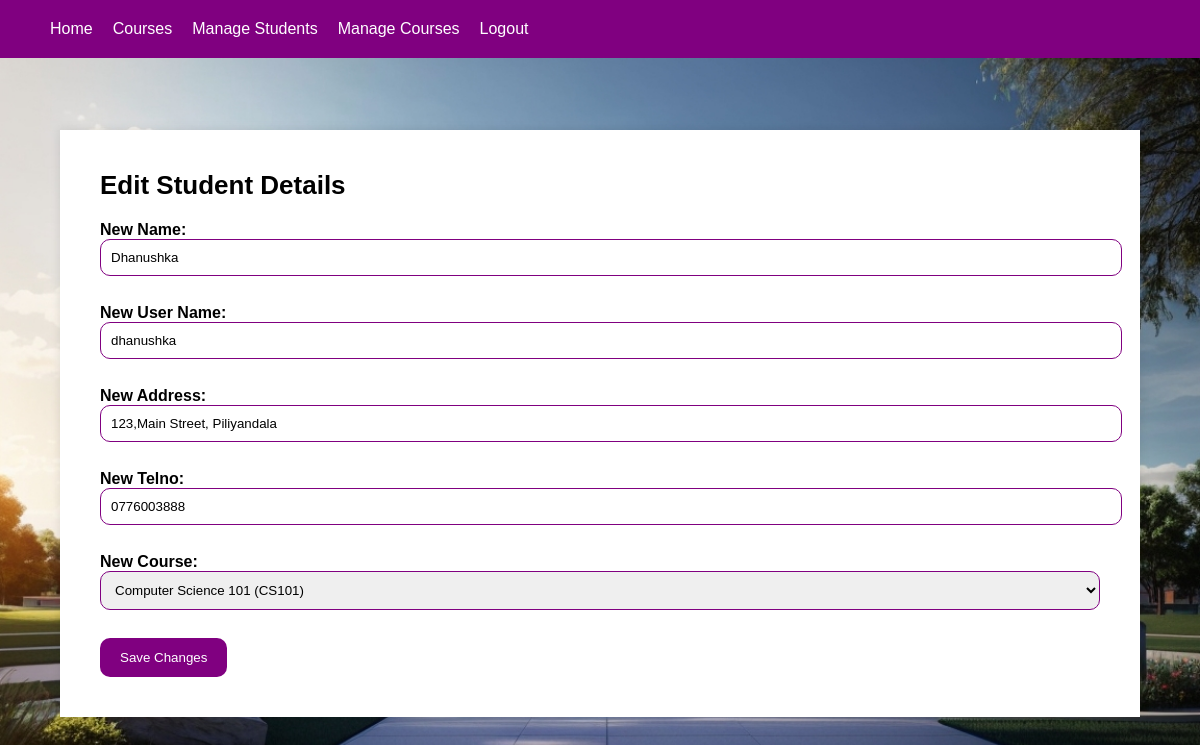
Page /edit_student.php?student_id=3 (signed in) on the committed database.
### tables this page shows
CREATE TABLE IF NOT EXISTS `students` (
  `student_id` int NOT NULL AUTO_INCREMENT,
  `student_nic` varchar(12) NOT NULL,
  `student_name` varchar(255) NOT NULL,
  `student_username` varchar(50) NOT NULL,
  `student_password` varchar(255) NOT NULL,
  `student_address` varchar(255) NOT NULL,
  `student_telno` varchar(15) NOT NULL,
  `course_id` int NOT NULL,
  `registration_date` timestamp NULL DEFAULT CURRENT_TIMESTAMP,
  PRIMARY KEY (`student_id`),
  UNIQUE KEY `student_username` (`student_username`),
  KEY `course_id` (`course_id`)
);

### edit_student.php (the view, shortened to what this page needs)
<?php
include('db_connection.php');
include('navbar.php');
$student_id = $_GET['student_id'] ?? null;
$errors = array();
$student = null;
if (!$student_id) {
    $errors['student_not_found'] = "Student ID not provided.";
} else {
    $query = "SELECT * FROM students WHERE student_id = '$student_id'";
    $result = mysqli_query($conn, $query);
    if (mysqli_num_rows($result) == 1) {
        $student = mysqli_fetch_assoc($result);
    } else {
        $errors['student_not_found'] = "Student not found.";
    }
}
?>
<!DOCTYPE html>
<html>
<head>
    <link rel="stylesheet" type="text/css" href="style.css">
</head>
<body>
<br><br><br><br>
    <div class="container">
        <h1>Edit Student Details</h1>
        <?php if (isset($errors['student_not_found'])) {
            echo '<p class="error">' . $errors['student_not_found'] . '</p>';
        } else { ?>
            <form method="post" action="<?php echo $_SERVER['PHP_SELF'] . "?student_id=$student_id"; ?>">
                <label for="new_name">New Name:</label>
                <input type="text" id="new_name" name="new_name" value="<?php echo $student['student_name']; ?>" required><br><br>
                <label for="new_username">New User Name:</label>
                <input type="text" id="new_username" name="new_username" value="<?php echo $student['student_username']; ?>" required><br><br>
                <label for="new_address">New Address:</label>
                <input type="text" id="new_address" name="new_address" value="<?php echo $student['student_address']; ?>" required><br><br>
                <label for="new_telno">New Telno:</label>
                <input type="text" id="new_telno" name="new_telno" value="<?php echo $student['student_telno']; ?>" required><br><br>
                <label for="new_course_id">New Course:</label>
                <select id="new_course_id" name="new_course_id" required>
                    <?php
                    $query = "SELECT * FROM courses";
                    $result = mysqli_query($conn, $query);
                    while ($row = mysqli_fetch_assoc($result)) {
                        $selected = ($row['course_id'] == $student['course_id']) ? 'selected' : '';
                        echo '<option value="' . $row['course_id'] . '" ' . $selected . '>' . $row['course_name'] . ' (' . $row['course_code'] . ')</option>';
                    }
                    ?>
                </select><br><br>
                <input type="submit" name="save_changes" value="Save Changes">
            </form>
        <?php } ?>
    </div>
</body>
</html>

### style.css (style rules this page uses)
body, h1, h2, p, ul, li { margin: 0; padding: 0; }
body { font-family: Arial, sans-serif; background-image: url('images/background.jpg'); background-repeat: no-repeat; background-size: cover; }
.container { max-width: 1000px; margin: 0 auto; padding: 40px; background-color: #fff; box-shadow: 0 0 10px rgba(0, 0, 0, 0.1); }
h1 { font-size: 26px; margin-bottom: 10px; }
form { margin-top: 20px; }
label { font-weight: bold; }
input[type="text"], input[type="password"], select { width: 100%; padding: 10px; margin-bottom: 10px; border: 1px solid purple; border-radius: 10px; }
input[type="submit"] { background-color: purple; color: #fff; padding: 12px 20px; border: none; border-radius: 10px; cursor: pointer; }

### rows in the picture
students: new_name "Dhanushka", new_username "dhanushka", new_address "123,Main Street, Piliyandala", new_telno "0776003888"

### other values in the picture
form field new_course_id "Computer Science 101 (CS101)"
